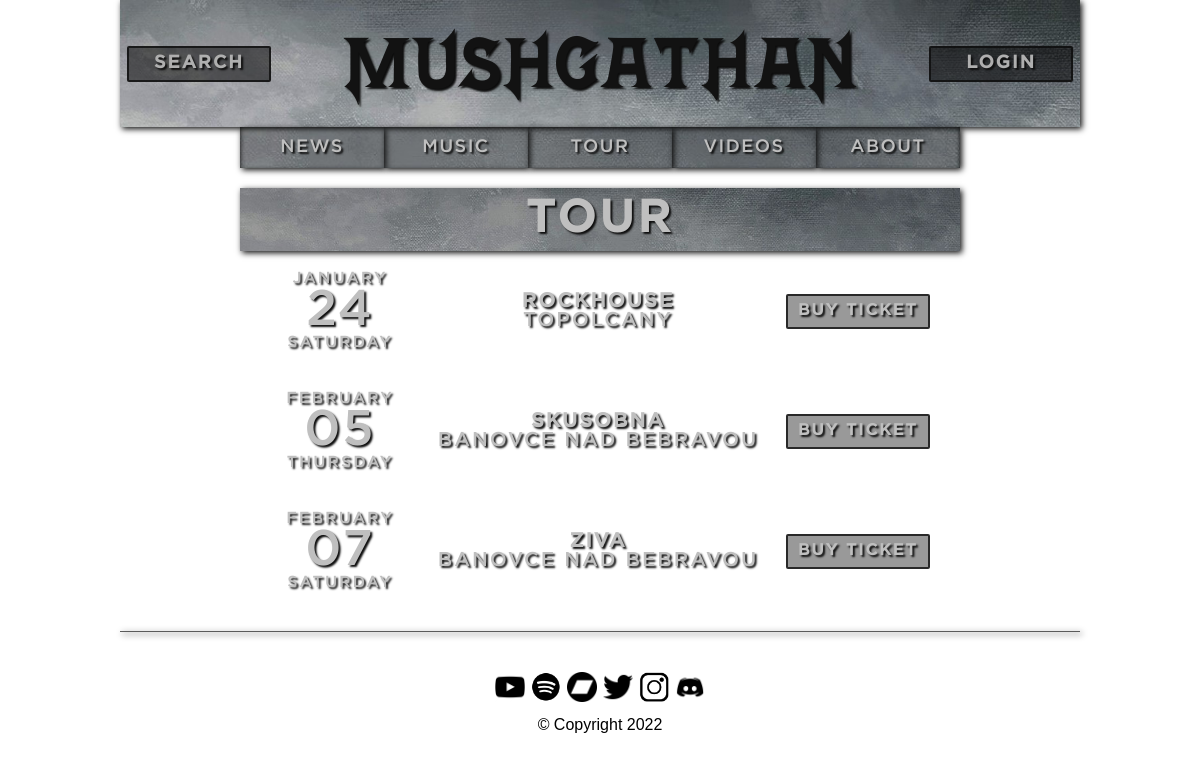
The app's page /index.php?page=tour with its own data.
### tables this page shows
CREATE TABLE `Tour` (
  `ID` int(11) NOT NULL,
  `Address` varchar(50) NOT NULL,
  `Link` varchar(255) NOT NULL,
  `Place` varchar(30) NOT NULL,
  `Date` date NOT NULL
);

### pages/tour.php (the view, shortened to what this page needs)
<h2 class="section-header">Tour</h2>
<article class="tour">
  <?php
    $select = mysqli_query($connect, 'select * from Tour order by Date');
    while($row = mysqli_fetch_array($select)){
      $date = strtotime($row['Date']);
      $month = date('F', $date);
      $day = date('d', $date);
      $dayInWeek = date('l', $date);
      $place = $row['Place'];
      $address = $row['Address'];
      $link = $row['Link'];
      echo
      '<div class="tour-concert">
        <div class="tour-concert-date">
          <p class="tour-concert-date-month">'.$month.'</p>
          <p class="tour-concert-date-day1">'.$day.'</p>
          <p class="tour-concert-date-day2">'.$dayInWeek.'</p>
        </div>
        <div class="tour-concert-place">
          <p class="tour-concert-place-place">'.$place.'</p>
          <p class="tour-concert-place-city">'.$address.'</p>
        </div>
        <div class="tour-concert-link">
          <a class="tour-concert-link-button" href="'.$link.'" target="_blank">Buy Ticket</a>
        </div>
      </div>';
    }
  ?>
</article>

### index.php (shortened to what this page needs)
<!DOCTYPE html>
<html lang="en" dir="ltr">
  <head>
    <link rel="stylesheet" href="style.css">
    <?php
      switch($_GET['page']){
        case 'tour': echo ('<link rel="stylesheet" href="styles/tour.css">'); break;
      }
    ?>
  </head>
  <body>
    <header class="header">
      <a class="header-button-text" href="index.php?page=search">Search</a>
      <a class="title" href="index.php?page=news">Mushgathan</a>
      <?php
        if(empty($_SESSION['username'])){
          echo '<a class="header-button-text" href="index.php?page=login">Login</a>';
        }
        else{
          echo '<a class="header-button-text" href="index.php?page=profile">Profile</a>';
        }
      ?>
    </header>
    <nav class="nav">
      <a class="<?php if($_GET['page'] == 'news' || $_GET['page'] == 'news-add'){echo 'nav-button-choosen';}else{echo 'nav-button';}?>" href="index.php?page=news">News</a>
      <a class="<?php if($_GET['page'] == 'music' || $_GET['page'] == 'music-buy'){echo 'nav-button-choosen';}else{echo 'nav-button';}?>" href="index.php?page=music">Music</a>
      <a class="<?php if($_GET['page'] == 'tour' || $_GET['page'] == 'tour-add' || $_GET['page'] == 'tour-edit'){echo 'nav-button-choosen';}else{echo 'nav-button';}?>" href="index.php?page=tour">Tour</a>
      <a class="<?php if($_GET['page'] == 'videos' || $_GET['page'] == 'videos-add'){echo 'nav-button-choosen';}else{echo 'nav-button';}?>" href="index.php?page=videos">Videos</a>
      <a class="<?php if($_GET['page'] == 'about'){echo 'nav-button-choosen';}else{echo 'nav-button';}?>" href="index.php?page=about">About</a>
    </nav>
    <section>
      <?php
        include 'pages/mysqli.php';
        switch($_GET['page']){
          case 'tour': include ('pages/tour.php'); break;
        }
      ?>
    </section>
    <footer>
      <div class="footer-separation"><br></div>
      <div class="footer-links">
        <a class="footer-link" href="https://www.youtube.com/channel/UCUM0-AmPK0DihJCMfBxfWNA" target="_blank"><img src="images/youtube.png" alt="youtube" width="30px" height="30px"></a>
        <a class="footer-link" href="https://open.spotify.com/user/2xejhup6rb9u7g2jfbj1sn7no" target="_blank"><img src="images/spotify.png" alt="spotify" width="30px" height="30px"></a>
        <a class="footer-link" href="https://www.bandcamp.com/" target="_blank"><img src="images/bandcamp.png" alt="bandcamp" width="30px" height="30px"></a>
        <a class="footer-link" href="https://twitter.com/MrMethor" target="_blank"><img src="images/twitter.png" alt="twitter" width="30px" height="30px"></a>
        <a class="footer-link" href="https://www.instagram.com/mrmethor/" target="_blank"><img src="images/instagram.png" alt="instagram" width="30px" height="30px"></a>
        <a class="footer-link" href="https://discord.gg/Uj5F58DnHD" target="_blank"><img src="images/discord.png" alt="discord" width="30px" height="30px"></a>
      </div>
      <p class="footer-cop">© Copyright 2022</p>
    </footer>
  </body>
</html>

### style.css (style rules this page uses)
* { margin:0px; padding:0px; }
html { background-image: url("images/background.png"); background-repeat: no-repeat; background-size: cover; }
body { color: #AFAFAF; font-family: Arial; text-shadow: 2px 2px 2px #0d0d0d; }
.header { margin: 0 auto; padding: 22.5px 0; width: 80%; display: flex; flex-direction: row; flex-wrap: nowrap; justify-content: space-around; align-items: center; background-image: url("images/top-background.jpg"); background-repeat: no-repeat; background-size: cover; box-shadow: 2px 2px 6px #0d0d0d; }
.title { margin: 0 6%; text-align: center; display: block; font-size: 500%; font-family: Mephisto; color: #121212; text-transform: uppercase; text-decoration: none; }
.header-button-text { padding: 7.5px 0; width: 140px; display: block; background-color: rgba(0, 0, 0, 0.5); border: 2.2px solid rgba(13, 13, 13, 0.8); border-radius: 2px; text-align: center; font-size: 18px; font-family: Gotham; letter-spacing: 2px; color: #AFAFAF; text-transform: uppercase; font-weight: bold; text-decoration: none; }
.nav { margin: 0 auto 20px auto; width: 60%; box-shadow: 0px 2px 5px 0px #0d0d0d inset; background-image: url("images/nav-background-desktop.jpg"); background-repeat: no-repeat; background-size: cover; display: flex; flex-direction: row; flex-wrap: nowrap; justify-content: center; }
.nav-button, .nav-button-choosen { width: 50%; padding: 12px 0; box-shadow: 2px 2px 6px #0d0d0d; color: #BFBFBF; display: block; font-size: 18px; font-family: Gotham; text-decoration: none; letter-spacing: 1.5px; text-align: center; text-transform: uppercase; }
.section-header { margin: 0 auto 20px auto; padding: 10px 0; width: 60%; display: block; background-image: url("images/section-header-background.jpg"); background-repeat: no-repeat; background-size: cover; box-shadow: 2px 2px 6px #0d0d0d; text-align: center; font-size: 45px; font-family: Gotham; color: #BFBFBF; text-transform: uppercase; font-weight: bold; letter-spacing: 4px; }
.footer-separation { margin: auto; width: 80%; height: 1px; background-color: #5A5A5A; box-shadow: 2px 2px 6px #0d0d0d; }
.footer-links { margin: 40px auto 10px auto; width: 18%; display: flex; flex-direction: row; flex-wrap: nowrap; justify-content: space-around; }
.footer-link { padding: 0 2.5px; display: block; }
.footer-cop { margin: 10px auto 50px auto; width: 100%; color: black; text-align: center; text-shadow: none; }

### styles/tour.css (style rules this page uses)
.tour { margin: 0 auto; width: 55%; font-family: Gotham; text-transform: uppercase; color: #BFBFBF; letter-spacing: 2px; }
.tour-concert { margin: 0 0 40px 0; display: flex; flex-direction: row; flex-wrap: nowrap; justify-content: space-between; }
.tour-concert-date { width: 140px; display: flex; flex-direction: column; flex-wrap: nowrap; justify-content: space-between; text-align: center; }
.tour-concert-date-day1 { font-size: 50px; }
.tour-concert-place { display: flex; flex-direction: column; flex-wrap: nowrap; justify-content: center; text-align: center; font-size: 20px; }
.tour-concert-place-place { font-weight: bolder; }
.tour-concert-link { display: flex; flex-direction: column; flex-wrap: nowrap; justify-content: center; }
.tour-concert-link-button { padding: 7.5px 0 7.5px 0; display: block; width: 140px; background-color: rgba(0, 0, 0, 0.4); border: 2.2px solid rgba(13, 13, 13, 0.8); border-radius: 2px; text-align: center; color: #BFBFBF; font-weight: bolder; text-decoration: none; }

### records on screen
tour: Date "JANUARY", Date "24", Date "SATURDAY", Place "ROCKHOUSE", Address "TOPOLCANY"
tour: Date "FEBRUARY", Date "05", Date "THURSDAY", Place "SKUSOBNA", Address "BANOVCE NAD BEBRAVOU"
tour: Date "FEBRUARY", Date "07", Date "SATURDAY", Place "ZIVA", Address "BANOVCE NAD BEBRAVOU"
